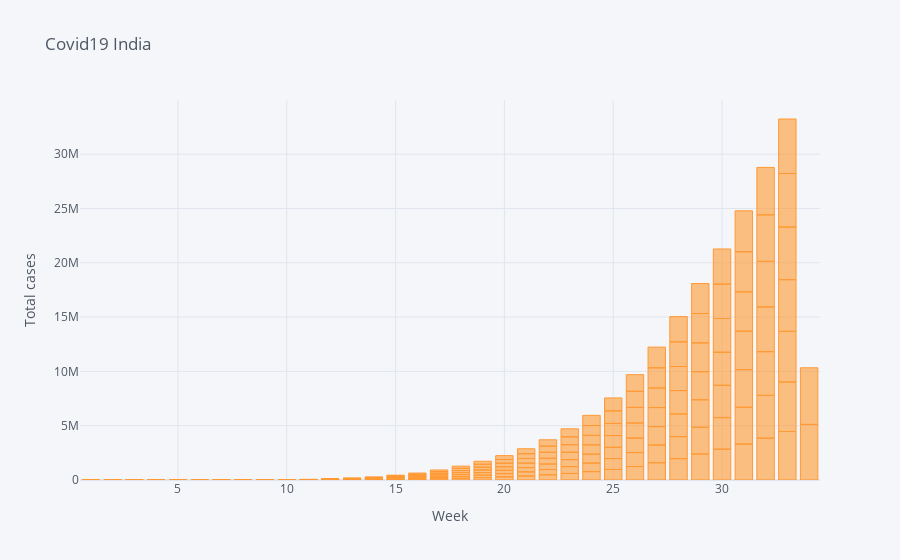

Write notebook code for a chart like this one.
### Code cell
df_india_final.iplot(kind='bar',x='Week number',y=' Cumulative_cases',mode='markers',size=10,title="Covid19 India",
                    xTitle="Week",yTitle="Total cases")

### Figure 1 — Plotly figure (JSON) as saved in the notebook; plotly's stock layout.template omitted (floating-point values rounded to 4 significant figures; data arrays with more than 128 entries replaced by an {"elided": "..."} marker saying what was removed)
{"data": [{"marker": {"color": "rgba(255, 153, 51, 0.6)", "line": {"color": "rgba(255, 153, 51, 1.0)", "width": 1}}, "name": " Cumulative_cases", "orientation": "v", "text": "", "type": "bar", "x": {"elided": "233 int values"}, "y": {"elided": "233 int values"}}], "layout": {"legend": {"bgcolor": "#F5F6F9", "font": {"color": "#4D5663"}}, "paper_bgcolor": "#F5F6F9", "plot_bgcolor": "#F5F6F9", "title": {"font": {"color": "#4D5663"}, "text": "Covid19 India"}, "xaxis": {"gridcolor": "#E1E5ED", "showgrid": true, "tickfont": {"color": "#4D5663"}, "title": {"font": {"color": "#4D5663"}, "text": "Week"}, "zerolinecolor": "#E1E5ED"}, "yaxis": {"gridcolor": "#E1E5ED", "showgrid": true, "tickfont": {"color": "#4D5663"}, "title": {"font": {"color": "#4D5663"}, "text": "Total cases"}, "zerolinecolor": "#E1E5ED"}}}
